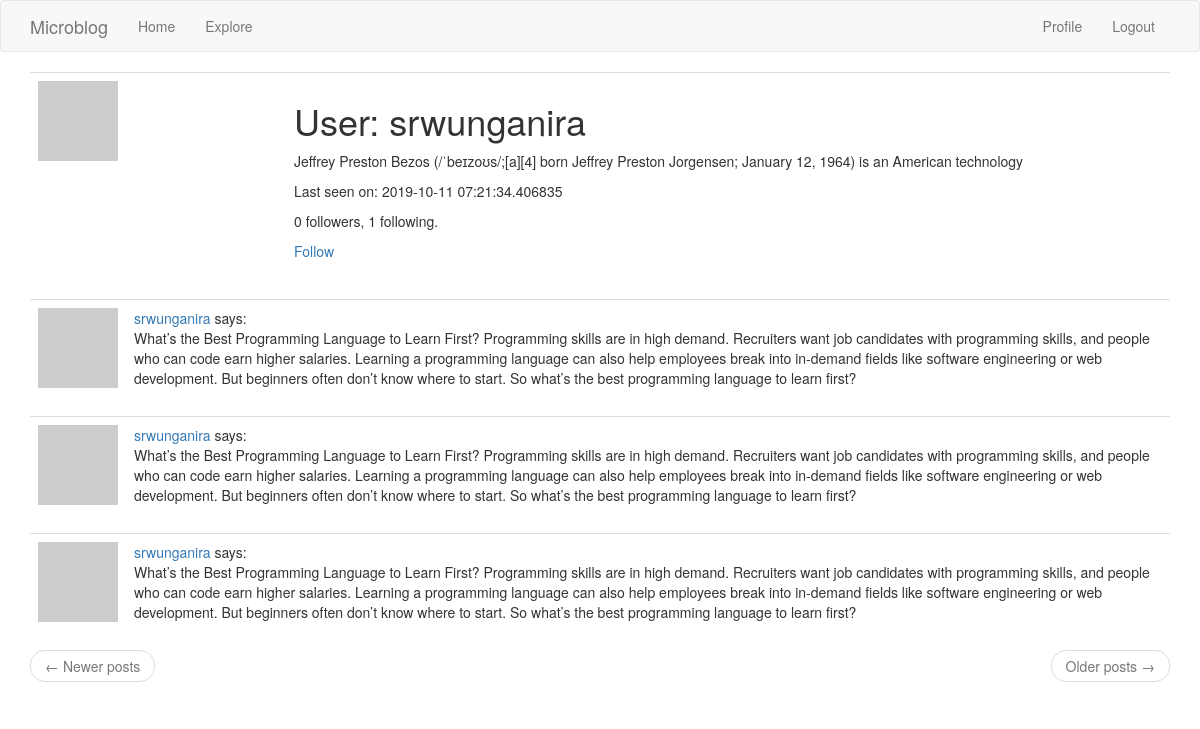
The app's page /user/srwunganira (signed in) with its own data.
### app/models.py (models this page shows, shortened)
class Users(UserMixin, db.Model):
    id = db.Column(db.Integer, primary_key=True)
    username = db.Column(db.String(64), index=True, unique=True)
    email = db.Column(db.String(120), index=True, unique=True)
    password_hash = db.Column(db.String(128))
    posts = db.relationship('Post', backref='author', lazy='dynamic')
    about_me = db.Column(db.String(140))
    last_seen = db.Column(db.DateTime, default=datetime.utcnow)
    followed = db.relationship(
        'Users', secondary=followers,
        primaryjoin=(followers.c.follower_id == id),
        secondaryjoin=(followers.c.followed_id == id),
        backref=db.backref('followers', lazy='dynamic'), lazy='dynamic')
    def avatar(self, size):
        digest = md5(self.email.lower().encode('utf-8')).hexdigest()
        return 'https://www.gravatar.com/avatar/{}?d=identicon&s={}'.format(
            digest, size)
    def is_following(self, user):
        return self.followed.filter(
            followers.c.followed_id == user.id).count() > 0

class Post(db.Model):
    id = db.Column(db.Integer, primary_key=True)
    body = db.Column(db.String(140))
    timestamp = db.Column(db.DateTime, index=True, default=datetime.utcnow)
    user_id = db.Column(db.Integer, db.ForeignKey('users.id'))

### app/routes.py (the view)
@app.route('/user/<username>')
@login_required
def user(username):
    user = Users.query.filter_by(username=username).first_or_404()
    page = request.args.get('page', 1, type=int)
    posts = user.posts.order_by(Post.timestamp.desc()).paginate(
        page, app.config['POSTS_PER_PAGE'], False)
    next_url = url_for('user', username=user.username, page=posts.next_num) \
        if posts.has_next else None
    prev_url = url_for('user', username=user.username, page=posts.prev_num) \
        if posts.has_prev else None
    return render_template('user.html', user=user, posts=posts.items,
                           next_url=next_url, prev_url=prev_url)

### app/models.py (called while the page is built)
@login.user_loader
def load_user(id):
    return Users.query.get(int(id))

### app/routes.py (called while the page is built)
@app.before_request
def before_request():
    if current_user.is_authenticated:
        current_user.last_seen = datetime.utcnow()
        db.session.commit()

### app/templates/user.html
{% extends "base.html" %}
{% block app_content %}
    <table class="table table-hover">
        <tr>
            <td width="256px"><img src="{{ user.avatar(256) }}"></td>
            <td>
                <h1>User: {{ user.username }}</h1>
                {% if user.about_me %}<p>{{ user.about_me }}</p>{% endif %}
                {% if user.last_seen %}<p>Last seen on: {{ user.last_seen }}</p>{% endif %}
                <p>{{ user.followers.count() }} followers, {{ user.followed.count() }} following.</p>
                {% if user == current_user %}
                <p><a href="{{ url_for('edit_profile') }}">Edit your profile</a></p>
                {% elif not current_user.is_following(user) %}
                <p><a href="{{ url_for('follow', username=user.username) }}">Follow</a></p>
                {% else %}
                <p><a href="{{ url_for('unfollow', username=user.username) }}">Unfollow</a></p>
                {% endif %}
            </td>
        </tr>
    </table>
    {% for post in posts %}
        {% include '_post.html' %}
    {% endfor %}
    <nav aria-label="...">
        <ul class="pager">
            <li class="previous{% if not prev_url %} disabled{% endif %}">
                <a href="{{ prev_url or '#' }}">
                    <span aria-hidden="true">&larr;</span> Newer posts
                </a>
            </li>
            <li class="next{% if not next_url %} disabled{% endif %}">
                <a href="{{ next_url or '#' }}">
                    Older posts <span aria-hidden="true">&rarr;</span>
                </a>
            </li>
        </ul>
    </nav>
{% endblock %}

### app/templates/_post.html
  <table class="table table-hover">
        <tr>
            <td width="70px">
                <a href="{{ url_for('user', username=post.author.username) }}">
                    <img src="{{ post.author.avatar(70) }}" />
                </a>
            </td>
            <td>
                <a href="{{ url_for('user', username=post.author.username) }}">
                    {{ post.author.username }}
                </a>
                says:
                <br>
                {{ post.body }}
            </td>
        </tr>
    </table>

### records on screen
Users: username "srwunganira", about_me "Jeffrey Preston Bezos (/ˈbeɪzoʊs/;[a][4] born Jeffrey Preston Jorgensen; January 12, 1964) is an American technology", last_seen "2019-10-11 07:21:34.406835"
Post: author.username "srwunganira", body "What’s the Best Programming Language to Learn First? Programming skills are in high demand. Recruiters want job candidates with programming skills, and people who can code earn higher salaries. Learning a programming language can also help employees break into in-demand fields like software engineering or web development. But beginners often don’t know where to start. So what’s the best programming language to learn first?"
Post: author.username "srwunganira", body "What’s the Best Programming Language to Learn First? Programming skills are in high demand. Recruiters want job candidates with programming skills, and people who can code earn higher salaries. Learning a programming language can also help employees break into in-demand fields like software engineering or web development. But beginners often don’t know where to start. So what’s the best programming language to learn first?"
Post: author.username "srwunganira", body "What’s the Best Programming Language to Learn First? Programming skills are in high demand. Recruiters want job candidates with programming skills, and people who can code earn higher salaries. Learning a programming language can also help employees break into in-demand fields like software engineering or web development. But beginners often don’t know where to start. So what’s the best programming language to learn first?"

### other values on screen
{{ user.followers.count() }} "0"
{{ user.followed.count() }} "1"
